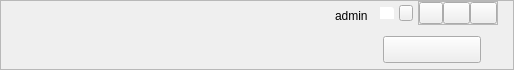
      <widget class="QFrame" name="title">
       <property name="sizePolicy">
        <sizepolicy hsizetype="Preferred" vsizetype="Maximum">
         <horstretch>0</horstretch>
         <verstretch>0</verstretch>
        </sizepolicy>
       </property>
       <property name="maximumSize">
        <size>
         <width>16777215</width>
         <height>70</height>
        </size>
       </property>
       <property name="styleSheet">
        <string notr="true">#title{
	border-image: url(:/imgs/title/背景图.png);
}
</string>
       </property>
       <property name="frameShape">
        <enum>QFrame::StyledPanel</enum>
       </property>
       <property name="frameShadow">
        <enum>QFrame::Raised</enum>
       </property>
       <layout class="QHBoxLayout" name="horizontalLayout_5" stretch="160,640,165">
        <property name="spacing">
         <number>0</number>
        </property>
        <property name="leftMargin">
         <number>18</number>
        </property>
        <property name="topMargin">
         <number>0</number>
        </property>
        <property name="rightMargin">
         <number>0</number>
        </property>
        <property name="bottomMargin">
         <number>0</number>
        </property>
        <item>
         <layout class="QVBoxLayout" name="verticalLayout_4" stretch="10,15,10">
          <property name="spacing">
           <number>0</number>
          </property>
          <item>
           <spacer name="verticalSpacer_2">
            <property name="orientation">
             <enum>Qt::Vertical</enum>
            </property>
            <property name="sizeType">
             <enum>QSizePolicy::Preferred</enum>
            </property>
            <property name="sizeHint" stdset="0">
             <size>
              <width>20</width>
              <height>40</height>
             </size>
            </property>
           </spacer>
          </item>
          <item>
           <widget class="QWidget" name="logo" native="true">
            <property name="sizePolicy">
             <sizepolicy hsizetype="Fixed" vsizetype="Fixed">
              <horstretch>0</horstretch>
              <verstretch>0</verstretch>
             </sizepolicy>
            </property>
            <property name="minimumSize">
             <size>
              <width>254</width>
              <height>27</height>
             </size>
            </property>
            <property name="styleSheet">
             <string notr="true">border-image: url(:/imgs/logo.png);</string>
            </property>
           </widget>
          </item>
          <item>
           <spacer name="verticalSpacer_3">
            <property name="orientation">
             <enum>Qt::Vertical</enum>
            </property>
            <property name="sizeType">
             <enum>QSizePolicy::Preferred</enum>
            </property>
            <property name="sizeHint" stdset="0">
             <size>
              <width>20</width>
              <height>40</height>
             </size>
            </property>
           </spacer>
          </item>
         </layout>
        </item>
        <item>
         <spacer name="horizontalSpacer">
          <property name="orientation">
           <enum>Qt::Horizontal</enum>
          </property>
          <property name="sizeHint" stdset="0">
           <size>
            <width>40</width>
            <height>20</height>
           </size>
          </property>
         </spacer>
        </item>
        <item>
         <layout class="QVBoxLayout" name="verticalLayout_3" stretch="30,4,40,2">
          <property name="spacing">
           <number>0</number>
          </property>
          <item>
           <layout class="QHBoxLayout" name="horizontalLayout" stretch="0,0,0,0,0">
            <property name="spacing">
             <number>5</number>
            </property>
            <property name="sizeConstraint">
             <enum>QLayout::SetDefaultConstraint</enum>
            </property>
            <property name="rightMargin">
             <number>15</number>
            </property>
            <item>
             <spacer name="horizontalSpacer_15">
              <property name="orientation">
               <enum>Qt::Horizontal</enum>
              </property>
              <property name="sizeType">
               <enum>QSizePolicy::Expanding</enum>
              </property>
              <property name="sizeHint" stdset="0">
               <size>
                <width>10</width>
                <height>20</height>
               </size>
              </property>
             </spacer>
            </item>
            <item>
             <widget class="QLabel" name="userinfo">
              <property name="sizePolicy">
               <sizepolicy hsizetype="Fixed" vsizetype="Fixed">
                <horstretch>0</horstretch>
                <verstretch>0</verstretch>
               </sizepolicy>
              </property>
              <property name="minimumSize">
               <size>
                <width>40</width>
                <height>20</height>
               </size>
              </property>
              <property name="text">
               <string>admin</string>
              </property>
              <property name="alignment">
               <set>Qt::AlignBottom|Qt::AlignLeading|Qt::AlignLeft</set>
              </property>
             </widget>
            </item>
            <item>
             <widget class="QComboBox" name="menu">
              <property name="sizePolicy">
               <sizepolicy hsizetype="Fixed" vsizetype="Fixed">
                <horstretch>0</horstretch>
                <verstretch>0</verstretch>
               </sizepolicy>
              </property>
              <property name="maximumSize">
               <size>
                <width>14</width>
                <height>12</height>
               </size>
              </property>
              <property name="styleSheet">
               <string notr="true">QComboBox::drop-down {
    border-left-style: solid; /* just a single line */
    border-top-right-radius: 3px; 
}
QComboBox{
	
	border-image: url(:/imgs/title/右上菜单.png);
    border-left-style: solid; /* just a single line */
    border-top-right-radius: 3px; 
}
</string>
              </property>
             </widget>
            </item>
            <item>
             <widget class="QPushButton" name="warn">
              <property name="sizePolicy">
               <sizepolicy hsizetype="Fixed" vsizetype="Fixed">
                <horstretch>0</horstretch>
                <verstretch>0</verstretch>
               </sizepolicy>
              </property>
              <property name="maximumSize">
               <size>
                <width>14</width>
                <height>16</height>
               </size>
              </property>
              <property name="styleSheet">
               <string notr="true">border-image: url(:/imgs/title/右上消息提示.png);</string>
              </property>
              <property name="text">
               <string/>
              </property>
             </widget>
            </item>
            <item>
             <widget class="QFrame" name="frame_3">
              <property name="sizePolicy">
               <sizepolicy hsizetype="Fixed" vsizetype="Fixed">
                <horstretch>0</horstretch>
                <verstretch>0</verstretch>
               </sizepolicy>
              </property>
              <property name="minimumSize">
               <size>
                <width>80</width>
                <height>24</height>
               </size>
              </property>
              <property name="frameShape">
               <enum>QFrame::StyledPanel</enum>
              </property>
              <property name="frameShadow">
               <enum>QFrame::Raised</enum>
              </property>
              <layout class="QHBoxLayout" name="horizontalLayout_9">
               <property name="spacing">
                <number>0</number>
               </property>
               <property name="leftMargin">
                <number>0</number>
               </property>
               <property name="topMargin">
                <number>0</number>
               </property>
               <property name="rightMargin">
                <number>0</number>
               </property>
               <property name="bottomMargin">
                <number>0</number>
               </property>
               <item>
                <widget class="QPushButton" name="wMin">
                 <property name="sizePolicy">
                  <sizepolicy hsizetype="Fixed" vsizetype="Fixed">
                   <horstretch>0</horstretch>
                   <verstretch>0</verstretch>
                  </sizepolicy>
                 </property>
                 <property name="minimumSize">
                  <size>
                   <width>24</width>
                   <height>22</height>
                  </size>
                 </property>
                 <property name="maximumSize">
                  <size>
                   <width>30</width>
                   <height>22</height>
                  </size>
                 </property>
                 <property name="styleSheet">
                  <string notr="true">#wMin{
border-image: url(:/imgs/title/max_01.png);
}
#wMin:hover{
border-image: url(:/imgs/title/max-hover_01.png);
}</string>
                 </property>
                 <property name="text">
                  <string/>
                 </property>
                 <property name="iconSize">
                  <size>
                   <width>43</width>
                   <height>29</height>
                  </size>
                 </property>
                </widget>
               </item>
               <item>
                <widget class="QPushButton" name="wMax">
                 <property name="sizePolicy">
                  <sizepolicy hsizetype="Fixed" vsizetype="Fixed">
                   <horstretch>0</horstretch>
                   <verstretch>0</verstretch>
                  </sizepolicy>
                 </property>
                 <property name="maximumSize">
                  <size>
                   <width>30</width>
                   <height>22</height>
                  </size>
                 </property>
                 <property name="styleSheet">
                  <string notr="true">#wMax{
border-image: url(:/imgs/title/max_02.png);
}
#wMax:hover{
border-image: url(:/imgs/title/max-hover_02.png);
}</string>
                 </property>
                 <property name="text">
                  <string/>
                 </property>
                 <property name="checkable">
                  <bool>true</bool>
                 </property>
                </widget>
               </item>
               <item>
                <widget class="QPushButton" name="wClose">
                 <property name="sizePolicy">
                  <sizepolicy hsizetype="Fixed" vsizetype="Fixed">
                   <horstretch>0</horstretch>
                   <verstretch>0</verstretch>
                  </sizepolicy>
                 </property>
                 <property name="maximumSize">
                  <size>
                   <width>30</width>
                   <height>22</height>
                  </size>
                 </property>
                 <property name="styleSheet">
                  <string notr="true">#wClose{
border-image: url(:/imgs/title/max_03.png);
}
#wClose:hover{
border-image: url(:/imgs/title/max-hover_03.png);
}</string>
                 </property>
                 <property name="text">
                  <string/>
                 </property>
                </widget>
               </item>
              </layout>
             </widget>
            </item>
           </layout>
          </item>
          <item>
           <spacer name="verticalSpacer">
            <property name="orientation">
             <enum>Qt::Vertical</enum>
            </property>
            <property name="sizeHint" stdset="0">
             <size>
              <width>20</width>
              <height>40</height>
             </size>
            </property>
           </spacer>
          </item>
          <item>
           <layout class="QHBoxLayout" name="horizontalLayout_2" stretch="3,9,2">
            <property name="spacing">
             <number>0</number>
            </property>
            <item>
             <spacer name="horizontalSpacer_11">
              <property name="orientation">
               <enum>Qt::Horizontal</enum>
              </property>
              <property name="sizeHint" stdset="0">
               <size>
                <width>40</width>
                <height>20</height>
               </size>
              </property>
             </spacer>
            </item>
            <item>
             <widget class="QPushButton" name="translist">
              <property name="sizePolicy">
               <sizepolicy hsizetype="Fixed" vsizetype="Fixed">
                <horstretch>0</horstretch>
                <verstretch>0</verstretch>
               </sizepolicy>
              </property>
              <property name="minimumSize">
               <size>
                <width>98</width>
                <height>27</height>
               </size>
              </property>
              <property name="styleSheet">
               <string notr="true">border-image: url(:/imgs/title/传输列表.png);</string>
              </property>
              <property name="text">
               <string/>
              </property>
              <property name="checkable">
               <bool>true</bool>
              </property>
             </widget>
            </item>
            <item>
             <spacer name="horizontalSpacer_12">
              <property name="orientation">
               <enum>Qt::Horizontal</enum>
              </property>
              <property name="sizeHint" stdset="0">
               <size>
                <width>40</width>
                <height>20</height>
               </size>
              </property>
             </spacer>
            </item>
           </layout>
          </item>
          <item>
           <spacer name="verticalSpacer_4">
            <property name="orientation">
             <enum>Qt::Vertical</enum>
            </property>
            <property name="sizeHint" stdset="0">
             <size>
              <width>20</width>
              <height>40</height>
             </size>
            </property>
           </spacer>
          </item>
         </layout>
        </item>
       </layout>
      </widget>
